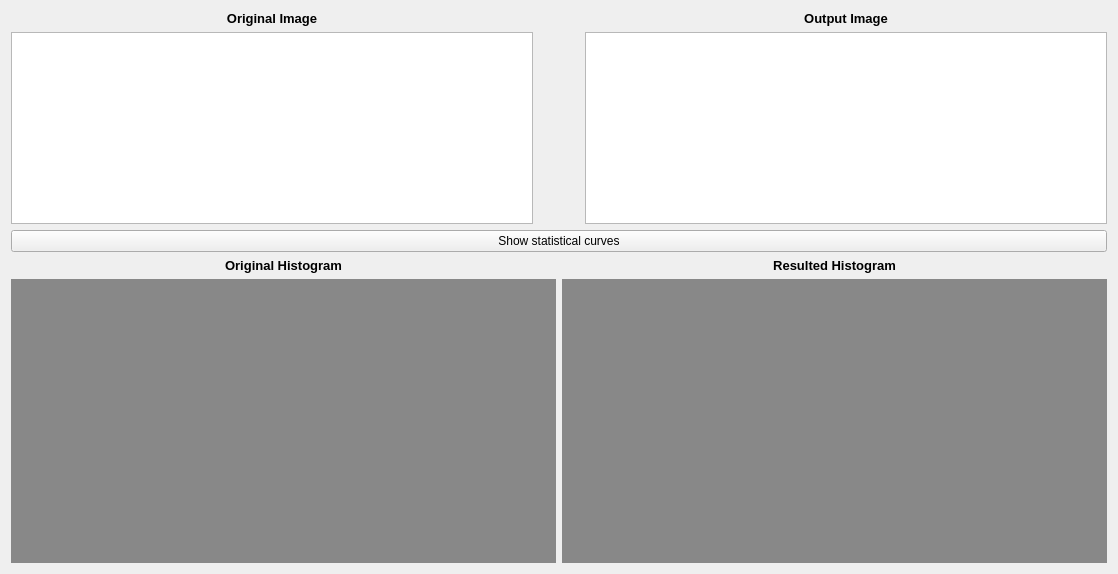
      <widget class="QWidget" name="histogram">
       <attribute name="title">
        <string>Histogram</string>
       </attribute>
       <layout class="QGridLayout" name="gridLayout_8">
        <item row="0" column="2">
         <layout class="QVBoxLayout" name="verticalLayout_7">
          <item>
           <widget class="QLabel" name="label_18">
            <property name="font">
             <font>
              <pointsize>10</pointsize>
              <weight>75</weight>
              <bold>true</bold>
             </font>
            </property>
            <property name="text">
             <string>Output Image</string>
            </property>
            <property name="alignment">
             <set>Qt::AlignCenter</set>
            </property>
           </widget>
          </item>
          <item>
           <widget class="QGraphicsView" name="graphicsView_7"/>
          </item>
         </layout>
        </item>
        <item row="0" column="0">
         <layout class="QVBoxLayout" name="verticalLayout_8">
          <item>
           <widget class="QLabel" name="label_17">
            <property name="font">
             <font>
              <pointsize>10</pointsize>
              <weight>75</weight>
              <bold>true</bold>
             </font>
            </property>
            <property name="text">
             <string>Original Image</string>
            </property>
            <property name="alignment">
             <set>Qt::AlignCenter</set>
            </property>
           </widget>
          </item>
          <item>
           <widget class="QGraphicsView" name="graphicsView_6"/>
          </item>
         </layout>
        </item>
        <item row="2" column="0" colspan="3">
         <layout class="QHBoxLayout" name="horizontalLayout_13">
          <item>
           <layout class="QVBoxLayout" name="verticalLayout_6">
            <item>
             <widget class="QLabel" name="label_19">
              <property name="font">
               <font>
                <pointsize>10</pointsize>
                <weight>75</weight>
                <bold>true</bold>
               </font>
              </property>
              <property name="text">
               <string>Original Histogram</string>
              </property>
              <property name="alignment">
               <set>Qt::AlignCenter</set>
              </property>
             </widget>
            </item>
            <item>
             <widget class="QWidget" name="widget" native="true">
              <property name="sizePolicy">
               <sizepolicy hsizetype="Preferred" vsizetype="Preferred">
                <horstretch>0</horstretch>
                <verstretch>0</verstretch>
               </sizepolicy>
              </property>
              <property name="minimumSize">
               <size>
                <width>545</width>
                <height>284</height>
               </size>
              </property>
              <property name="styleSheet">
               <string notr="true">background-color: rgb(136, 136, 136);</string>
              </property>
             </widget>
            </item>
           </layout>
          </item>
          <item>
           <layout class="QVBoxLayout" name="verticalLayout_5">
            <item>
             <widget class="QLabel" name="label_20">
              <property name="font">
               <font>
                <pointsize>10</pointsize>
                <weight>75</weight>
                <bold>true</bold>
               </font>
              </property>
              <property name="text">
               <string>Resulted Histogram</string>
              </property>
              <property name="alignment">
               <set>Qt::AlignCenter</set>
              </property>
             </widget>
            </item>
            <item>
             <widget class="QWidget" name="widget_2" native="true">
              <property name="minimumSize">
               <size>
                <width>545</width>
                <height>284</height>
               </size>
              </property>
              <property name="styleSheet">
               <string notr="true">background-color: rgb(136, 136, 136);</string>
              </property>
             </widget>
            </item>
           </layout>
          </item>
         </layout>
        </item>
        <item row="0" column="1">
         <spacer name="horizontalSpacer_6">
          <property name="orientation">
           <enum>Qt::Horizontal</enum>
          </property>
          <property name="sizeType">
           <enum>QSizePolicy::Fixed</enum>
          </property>
          <property name="sizeHint" stdset="0">
           <size>
            <width>40</width>
            <height>20</height>
           </size>
          </property>
         </spacer>
        </item>
        <item row="1" column="0" colspan="3">
         <widget class="QPushButton" name="pushButton_6">
          <property name="text">
           <string>Show statistical curves</string>
          </property>
         </widget>
        </item>
       </layout>
      </widget>
